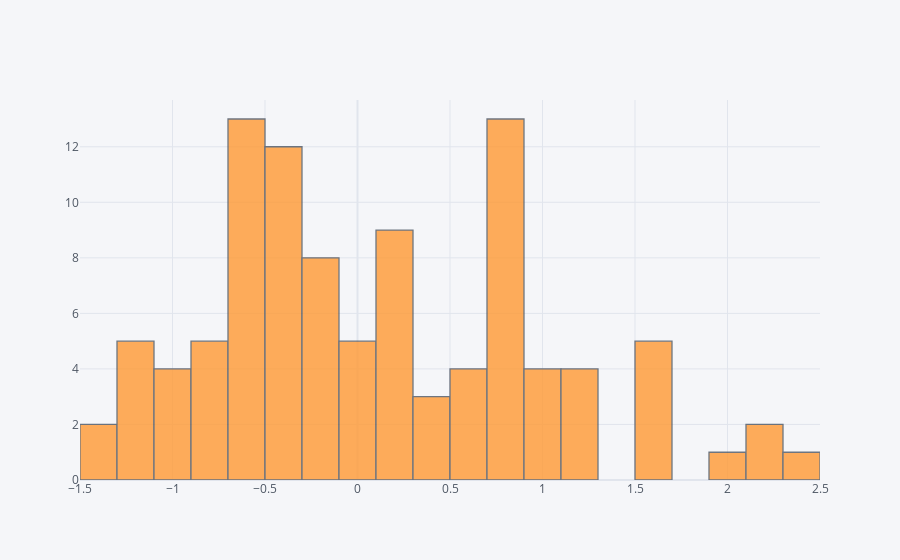

The cell this chart's notebook holds for it:
### Markdown cell above
## histogram

### Code cell
df['A'].iplot(kind='hist',bins=25)

### Figure 1 — Plotly figure (JSON) as saved in the notebook; plotly's stock layout.template omitted (floating-point values rounded to 4 significant figures)
{"data": [{"histfunc": "count", "histnorm": "", "marker": {"color": "rgba(255, 153, 51, 1.0)", "line": {"color": "#4D5663", "width": 1.3}}, "name": "A", "nbinsx": 25, "opacity": 0.8, "orientation": "v", "type": "histogram", "x": [0.1121, -1.213, 0.7409, 0.8852, 0.6496, 0.4497, -0.8228, -1.294, 0.9856, -0.5378, -0.3031, -0.15, -0.1511, -0.2091, -0.07586, -1.4, -0.7808, 0.7805, -0.4726, 0.8075, 0.8266, -0.4005, 0.2462, 1.643, 0.8654, 1.203, 0.2956, 0.6699, -0.5453, -0.4643, 1.22, -0.6832, 0.8492, 0.2305, 1.545, -1.133, -0.6723, 0.8766, -0.2742, -0.07151, 1.506, 1.294, -1.039, -0.509, -0.7318, -0.4662, 0.5229, 1.238, -0.6298, -0.748, -0.4496, 0.7398, 0.7256, 0.003347, -0.4329, 0.4587, 0.03667, -0.1339, -0.6363, 0.2146, -0.4655, 0.1529, -0.354, -0.4142, 1.053, -0.6778, 0.1987, -0.2049, 1.022, -1.399, -1.22, 0.6727, -0.5015, 2.139, -0.4352, -0.6835, -1.033, -0.0799, 1.096, -0.697, -0.7237, -0.9769, 0.2306, 1.559, -1.021, -0.3632, 2.078, 0.2467, 0.7042, -0.584, 2.313, 0.7827, -0.1675, 2.262, 0.3382, -0.1431, -1.139, 0.833, 1.683, -0.6138]}], "layout": {"barmode": "overlay", "legend": {"bgcolor": "#F5F6F9", "font": {"color": "#4D5663"}}, "paper_bgcolor": "#F5F6F9", "plot_bgcolor": "#F5F6F9", "title": {"font": {"color": "#4D5663"}}, "xaxis": {"gridcolor": "#E1E5ED", "showgrid": true, "tickfont": {"color": "#4D5663"}, "title": {"font": {"color": "#4D5663"}, "text": ""}, "zerolinecolor": "#E1E5ED"}, "yaxis": {"gridcolor": "#E1E5ED", "showgrid": true, "tickfont": {"color": "#4D5663"}, "title": {"font": {"color": "#4D5663"}, "text": ""}, "zerolinecolor": "#E1E5ED"}}}
